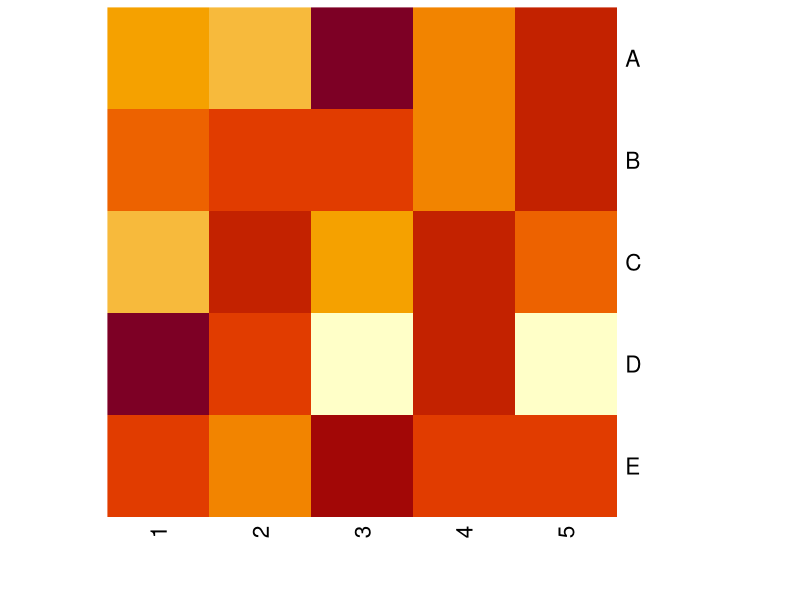

Here is the R script that generated this plot:
## ---- chunk 1
library("dplyr")
library("knitr")
set.seed(1)
## ---- chunk 2
mat <- matrix(rnorm(25), 5, 5, 
              dimnames = list(LETTERS[1:5], 1:5))
mat %>%
  as.data.frame %>%
  kable
## ---- chunk 3
heatmap(mat[5:1, ], Rowv = NA, Colv = NA, scale = "none")
## ---- chunk 4
# library("readr")
# library("dplyr")
# library("reshape2")
# library("d3heatmap")
# library("tinyutils")
# 
# #----------
# # Loading Clinical Data
# #----------
# clinical.data.df <- read_tsv("~/Desktop/clinical-data.tsv")
# clinical.data.df[clinical.data.df == ""] <- NA
# 
# abc.samples <- clinical.data.df %>%
#   filter(RNA_seq_COO == "ABC") %>%
#   .$miRNA_seq_ID
# 
# gcb.samples <- clinical.data.df %>%
#   filter(RNA_seq_COO == "GCB") %>%
#   .$miRNA_seq_ID
# 
# samples <- c(abc.samples, gcb.samples)
# 
# #---------
# # Loading Expression Data
# #---------
# gene.exprs.df <- read_tsv("assets/mirna-expression-Lim-et-al-2015.txt")
# gene.exprs.mat <- as.matrix(gene.exprs.df[, -1])
# rownames(gene.exprs.mat) <- gene.exprs.df[[1]]
# 
# # Normalize Expression Data
# sample.total.reads <- colSums(gene.exprs.mat)
# gene.exprs.mat.normalized <- 
#   (gene.exprs.mat / sample.total.reads) * 1e6
# gene.exprs.mat.normalized[gene.exprs.mat.normalized < 1] <- 1
# gene.exprs.mat.normalized.log2 <- log2(gene.exprs.mat.normalized)
# 
# top.mirna <- c("hsa-mir-3150b", "hsa-mir-129", "hsa-mir-155", "hsa-mir-222", 
#                "hsa-mir-148a", "hsa-mir-3934", "hsa-mir-28")
#  
# #---------
# # Calculate Fold Change Between ABC and GCB Samples
# #---------
# # abc.samples.gene.mean <- gene.exprs.mat.normalized.log2[, abc.samples] %>%
# #   rowMeans
# # gcb.samples.gene.mean <- gene.exprs.mat.normalized.log2[, gcb.samples] %>%
# #   rowMeans
# # 
# # fc <- abc.samples.gene.mean - gcb.samples.gene.mean
# # fc.df <- data_frame(mirnaID = names(fc), fc = unname(fc)) %>%
# #   arrange(desc(fc))
# # 
# # top.mirna <- fc.df %>%
# #   slice(1:50) %>%
# #   .$mirnaID
# 
# gene.exprs.mat.normalized.log2.z <- 
#   format_mat(gene.exprs.mat.normalized.log2, norm.method = "z")
# gene.exprs.mat.normalized.log2.z[gene.exprs.mat.normalized.log2.z < -2] <- -2
# gene.exprs.mat.normalized.log2.z[gene.exprs.mat.normalized.log2.z > 2] <- 2
# 
# hc.cols <- hclust(dist(t(gene.exprs.mat.normalized.log2.z[top.mirna, samples])), method = "ward.D2")
# 
# d3heatmap(gene.exprs.mat.normalized.log2.z[top.mirna, samples], colors = "Spectral", Colv = as.dendrogram(hc.cols))
